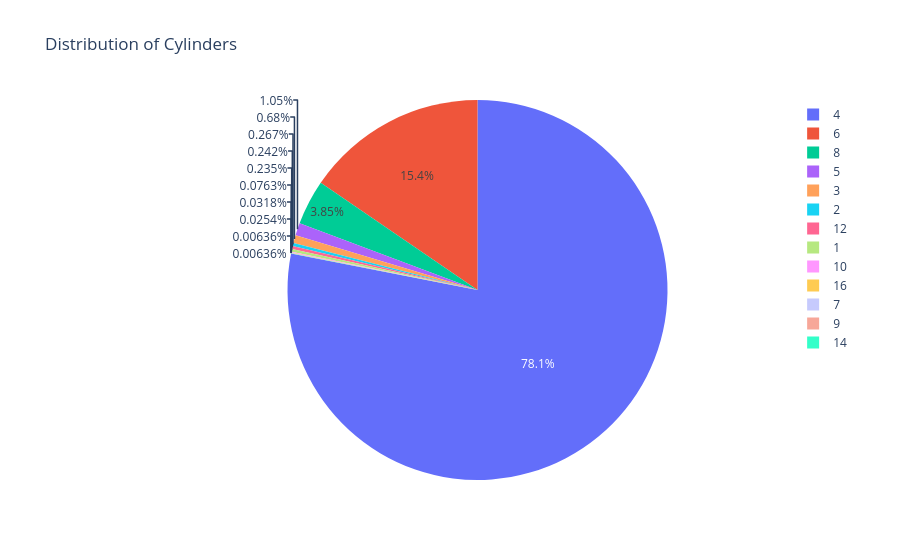
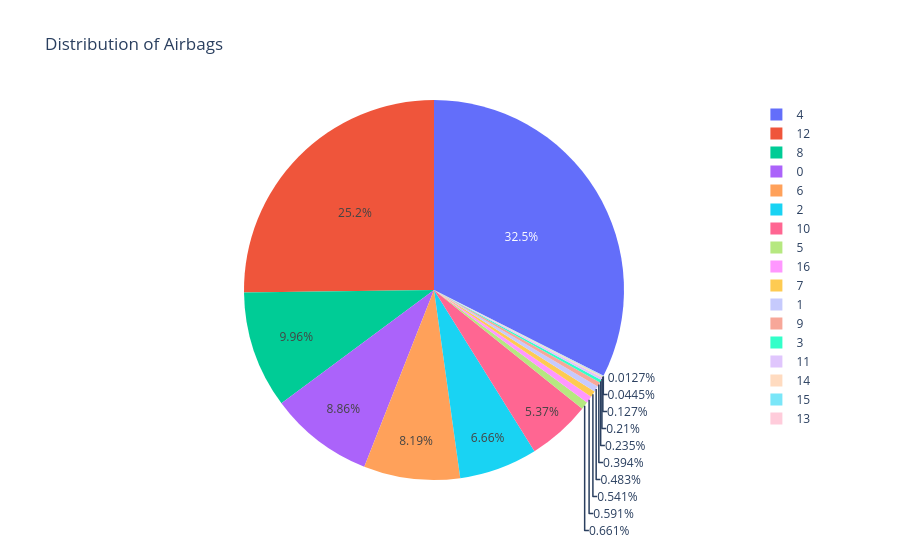

The cell these charts' notebook holds for them, in order:
### Code cell
import plotly.express as px

for i in discrete:
    counts = df[i].value_counts()
    fig = px.pie(counts, values=counts.values, names=counts.index, title=f'Distribution of {i}')
    fig.show()

### Figure 1 — Plotly figure (JSON) as saved in the notebook; plotly's stock layout.template omitted (floating-point values rounded to 4 significant figures)
{"data": [{"domain": {"x": [0, 1], "y": [0, 1]}, "hovertemplate": "Cylinders=%{label}<br>value=%{value}<extra></extra>", "labels": [4, 6, 8, 5, 3, 2, 12, 1, 10, 16, 7, 9, 14], "legendgroup": "", "name": "", "showlegend": true, "type": "pie", "values": [12279, 2429, 605, 165, 107, 42, 38, 37, 12, 5, 4, 1, 1]}], "layout": {"autosize": true, "legend": {"tracegroupgap": 0}, "title": {"text": "Distribution of Cylinders"}}}

### Figure 2 — Plotly figure (JSON) as saved in the notebook; plotly's stock layout.template omitted (floating-point values rounded to 4 significant figures)
{"data": [{"domain": {"x": [0, 1], "y": [0, 1]}, "hovertemplate": "Airbags=%{label}<br>value=%{value}<extra></extra>", "labels": [4, 12, 8, 0, 6, 2, 10, 5, 16, 7, 1, 9, 3, 11, 14, 15, 13], "legendgroup": "", "name": "", "showlegend": true, "type": "pie", "values": [5104, 3963, 1566, 1393, 1288, 1047, 845, 104, 93, 85, 76, 62, 37, 33, 20, 7, 2]}], "layout": {"autosize": true, "legend": {"tracegroupgap": 0}, "title": {"text": "Distribution of Airbags"}}}
